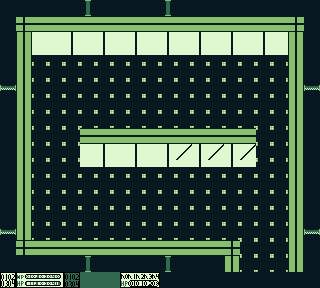

This game map was drawn from its Tiled (.tmx) file and the tilesets committed beside it. A one-line description and the full map source follow:
An orthogonal 20x18 tile map with 16x16 px tiles, 3 tile layers (Tile Layer 1, Tile Layer 2, Tile Layer 3), 2 tilesets.

<map version="1.10" tiledversion="1.11.0" orientation="orthogonal" renderorder="right-down" width="20" height="18" tilewidth="16" tileheight="16" infinite="0" nextlayerid="4" nextobjectid="1">
 <tileset firstgid="1" source="Temporal Light/temporal_light_tileset.tsx" />
 <tileset firstgid="4097" source="Temporal Light/temporal_light_tileset2.tsx" />
 <layer id="1" name="Tile Layer 1" width="20" height="18">
  <data encoding="csv">
1287,1287,1287,1287,1287,1287,1287,1287,1287,1287,1287,1287,1287,1287,1287,1287,1287,1287,1287,1287,
1287,2632,2435,2435,2435,2435,2435,2435,2435,2435,2435,2435,2435,2435,2435,2435,2435,2435,2632,1287,
1287,2310,4226,4226,4226,4226,4226,4226,4226,4226,4226,4226,4226,4226,4226,4226,4226,4226,2310,1287,
1287,2310,4226,4226,4226,4226,4226,4226,4226,4226,4226,4226,4226,4226,4226,4226,4226,4226,2310,1287,
1287,2310,4226,4226,4226,4226,4226,4226,4226,4226,4226,4226,4226,4226,4226,4226,4226,4226,2310,1287,
1287,2310,4226,4226,4226,4226,4226,4226,4226,4226,4226,4226,4226,4226,4226,4226,4226,4226,2310,1287,
1287,2310,4226,4226,4226,4226,4226,4226,4226,4226,4226,4226,4226,4226,4226,4226,4226,4226,2310,1287,
1287,2310,4226,4226,4226,4226,4226,4226,4226,4226,4226,4226,4226,4226,4226,4226,4226,4226,2310,1287,
1287,2310,4226,4226,4226,2435,2435,2435,2435,2435,2435,2435,2435,2435,2435,2435,4226,4226,2310,1287,
1287,2310,4226,4226,4226,4226,4226,4226,4226,4226,4226,4226,4226,4226,4226,4226,4226,4226,2310,1287,
1287,2310,4226,4226,4226,4226,4226,4226,4226,4226,4226,4226,4226,4226,4226,4226,4226,4226,2310,1287,
1287,2310,4226,4226,4226,4226,4226,4226,4226,4226,4226,4226,4226,4226,4226,4226,4226,4226,2310,1287,
1287,2310,4226,4226,4226,4226,4226,4226,4226,4226,4226,4226,4226,4226,4226,4226,4226,4226,2310,1287,
1287,2310,4226,4226,4226,4226,4226,4226,4226,4226,4226,4226,4226,4226,4226,4226,4226,4226,2310,1287,
1287,2310,4226,4226,4226,4226,4226,4226,4226,4226,4226,4226,4226,4226,4226,4226,4226,4226,2310,1287,
1287,2632,2435,2435,2435,2435,2435,2435,2435,2435,2435,2435,2435,2435,2632,4226,4226,4226,2310,1287,
1287,1287,1287,1287,1287,1287,1287,1287,1287,1287,1287,1287,1287,1287,2310,4226,4226,4226,2310,1287,
1941,1942,1943,1944,1945,1946,1946,1947,1948,1949,1287,1287,1287,1287,1287,1287,1287,1287,1287,1287
</data>
 </layer>
 <layer id="2" name="Tile Layer 2" width="20" height="18">
  <data encoding="csv">
0,0,0,0,0,0,0,0,0,0,0,0,0,0,0,0,0,0,0,0,
0,0,0,0,0,0,0,0,0,0,0,0,0,0,0,0,0,0,0,0,
0,0,195,195,195,195,195,195,195,195,195,195,195,195,195,195,195,195,0,0,
0,0,259,259,259,259,259,259,259,259,259,259,259,259,259,259,259,259,0,0,
0,0,0,0,0,0,0,0,0,0,0,0,0,0,0,0,0,0,0,0,
0,0,0,0,0,0,0,0,0,0,0,0,0,0,0,0,0,0,0,0,
0,0,0,0,0,0,0,0,0,0,0,0,0,0,0,0,0,0,0,0,
0,0,0,0,0,0,0,0,0,0,0,0,0,0,0,0,0,0,0,0,
0,0,0,0,0,0,0,0,0,0,0,0,0,0,0,0,0,0,0,0,
0,0,0,0,0,195,195,195,195,195,195,195,195,195,195,195,0,0,0,0,
0,0,0,0,0,259,259,259,259,259,259,259,259,259,259,259,0,0,0,0,
0,0,0,0,0,0,0,0,0,0,0,0,0,0,0,0,0,0,0,0,
0,0,0,0,0,0,0,0,0,0,0,0,0,0,0,0,0,0,0,0,
0,0,0,0,0,0,0,0,0,0,0,0,0,0,0,0,0,0,0,0,
0,0,0,0,0,0,0,0,0,0,0,0,0,0,0,0,0,0,0,0,
0,0,0,0,0,0,0,0,0,0,0,0,0,0,0,0,0,0,0,0,
0,0,0,0,0,0,0,0,0,0,0,0,0,0,0,0,0,0,0,0,
0,0,0,0,0,0,0,0,0,0,0,0,0,0,0,0,0,0,0,0
</data>
 </layer>
 <layer id="3" name="Tile Layer 3" width="20" height="18">
  <data encoding="csv">
0,0,0,0,0,913,0,0,0,0,913,0,0,0,0,0,0,0,0,0,
0,0,0,0,0,0,0,0,0,0,0,0,0,0,0,0,0,0,0,0,
0,0,0,0,456,0,456,0,456,0,456,0,456,0,456,0,456,0,0,0,
0,0,0,0,456,0,456,0,456,0,456,0,456,0,456,0,456,0,0,0,
0,0,0,0,0,0,0,0,0,0,0,0,0,0,0,0,0,0,0,0,
850,0,0,0,0,0,0,0,0,0,0,0,0,0,0,0,0,0,0,850,
0,0,0,0,0,0,0,0,0,0,0,0,0,0,0,0,0,0,0,0,
0,0,0,0,0,0,0,0,0,0,0,0,0,0,0,0,0,0,0,0,
0,0,0,0,0,0,0,0,0,0,0,0,0,0,0,0,0,0,0,0,
0,0,0,0,0,0,456,0,456,0,456,457,456,457,456,457,0,0,0,0,
0,0,0,0,0,0,456,0,456,0,456,0,456,0,456,0,0,0,0,0,
0,0,0,0,0,0,0,0,0,0,0,0,0,0,0,0,0,0,0,0,
0,0,0,0,0,0,0,0,0,0,0,0,0,0,0,0,0,0,0,0,
0,0,0,0,0,0,0,0,0,0,0,0,0,0,0,0,0,0,0,0,
850,0,0,0,0,0,0,0,0,0,0,0,0,0,0,0,0,0,0,850,
0,0,0,0,0,0,0,0,0,0,0,0,0,0,0,0,0,0,0,0,
0,0,0,0,0,913,0,0,0,0,913,0,0,0,0,0,0,0,0,0,
0,0,0,0,0,0,0,0,0,0,0,0,0,0,0,0,0,0,0,0
</data>
 </layer>
</map>
